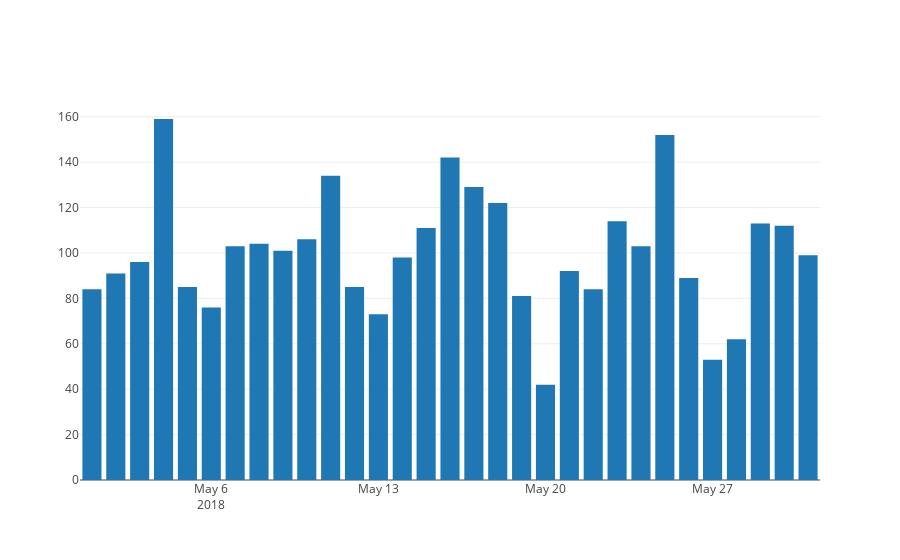

The notebook cell this image was saved under:
### Code cell
data = [trace9]
layout = go.Layout(
    barmode='stack'
)

fig = go.Figure(data=data, layout=layout)
py.offline.iplot(fig)

### Figure 1 — Plotly figure (JSON) as saved in the notebook; plotly's stock layout.template omitted (floating-point values rounded to 4 significant figures)
{"data": [{"name": "Accidents by Date in May", "type": "bar", "uid": "37c07fce-10c6-415d-b787-31ce0bd87cd1", "x": ["2018-05-01", "2018-05-02", "2018-05-03", "2018-05-04", "2018-05-05", "2018-05-06", "2018-05-07", "2018-05-08", "2018-05-09", "2018-05-10", "2018-05-11", "2018-05-12", "2018-05-13", "2018-05-14", "2018-05-15", "2018-05-16", "2018-05-17", "2018-05-18", "2018-05-19", "2018-05-20", "2018-05-21", "2018-05-22", "2018-05-23", "2018-05-24", "2018-05-25", "2018-05-26", "2018-05-27", "2018-05-28", "2018-05-29", "2018-05-30", "2018-05-31"], "y": [84, 91, 96, 159, 85, 76, 103, 104, 101, 106, 134, 85, 73, 98, 111, 142, 129, 122, 81, 42, 92, 84, 114, 103, 152, 89, 53, 62, 113, 112, 99]}], "layout": {"barmode": "stack"}}
